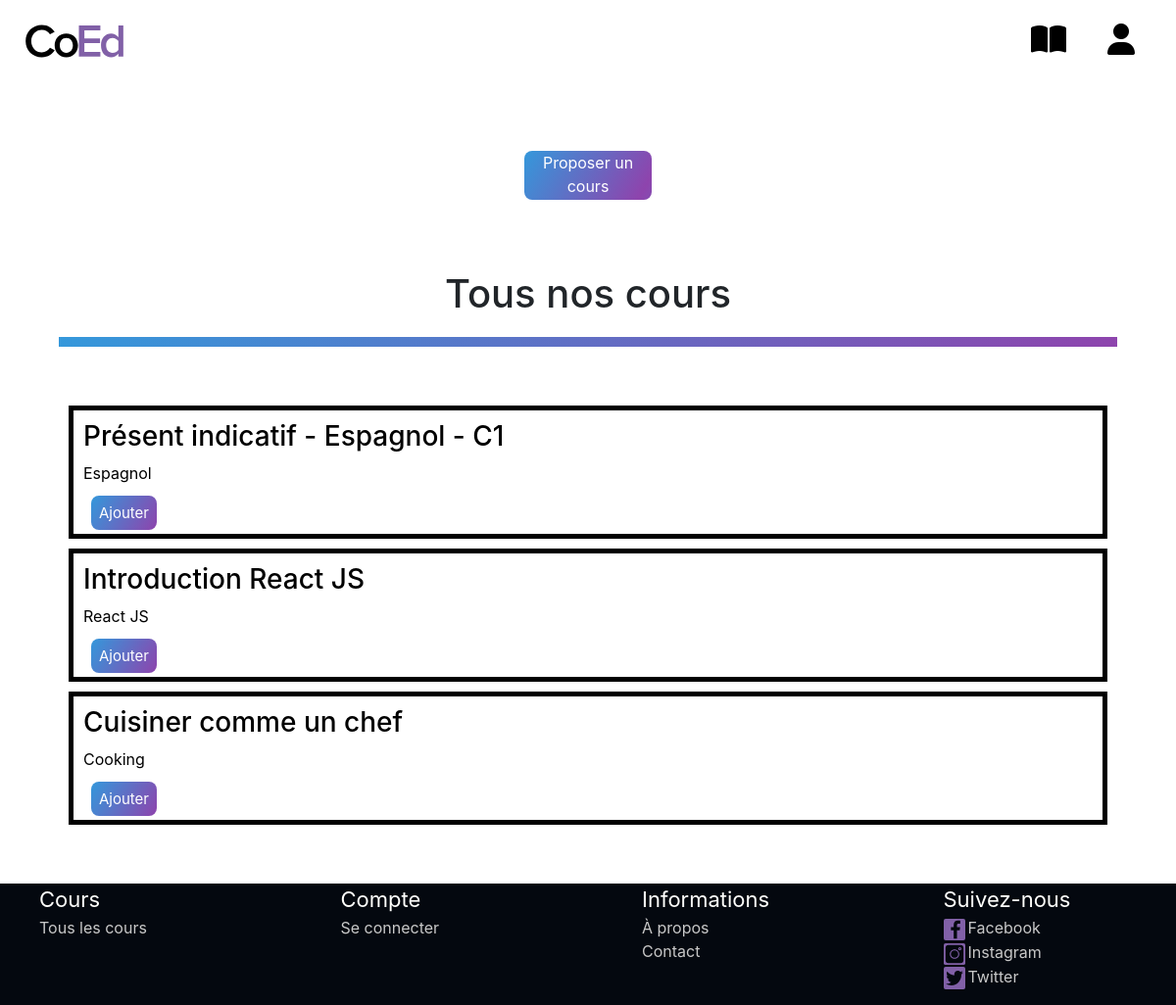
/index.php?page=cours, run on an earlier commit of the app's database.
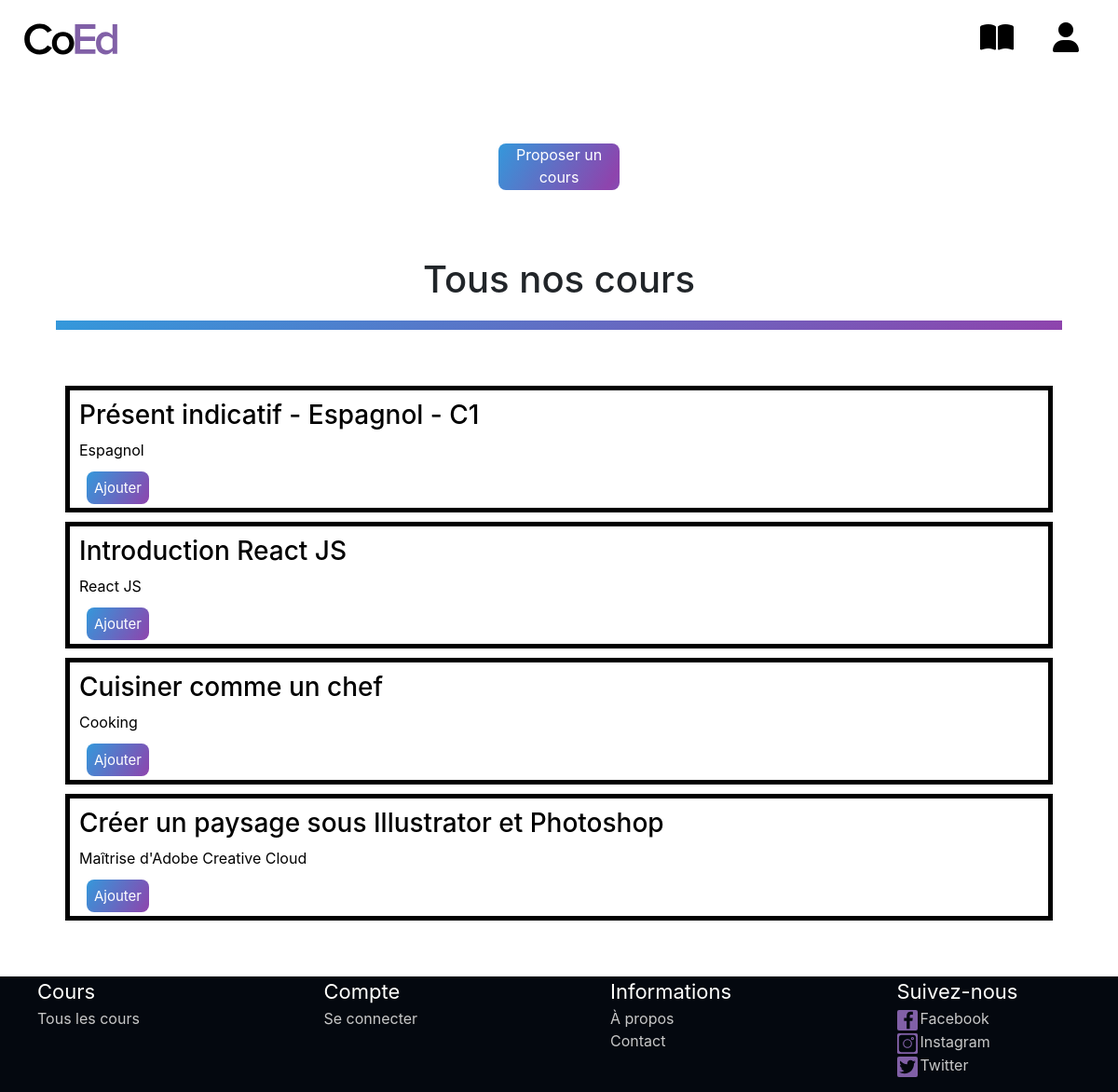
And on a later commit of the database.
### tables this page shows
CREATE TABLE `courses` (
  `courseid` int(255) NOT NULL,
  `subject` varchar(100) NOT NULL,
  `title` varchar(1000) NOT NULL,
  `content` varchar(2000) NOT NULL,
  `url` varchar(2000) NOT NULL,
  `valide` varchar(10) DEFAULT NULL
);

### controller/courseController.php (called while the page is built, shortened)
<?php
include_once './models/Bdd.php';
function getAllCourses(){
    $Bdd = new Bdd();
    $courses = $Bdd->getCourses();
    return $courses;
}

### models/Bdd.php (called while the page is built, shortened)
<?php
class Bdd
{
    private $connexion;
    public function __construct()
    {
        try {
            $this->connexion = new PDO('mysql:host=localhost;dbname=webpjt;charset=utf8', 'root', 'root');
        } catch (PDOException $Exception) {
            echo "Erreur de connexion à la base de donnée";
            exit;
        }
    }
    public function getCourses()
    {
        $sql = 'SELECT * FROM courses';
        $var = $this->connexion->prepare(($sql));
        $var->execute();
        $courses = $var->fetchAll(PDO::FETCH_ASSOC);
        return $courses;
    }
}

### views/cours.php (the view, shortened to what this page needs)
<!DOCTYPE html>
<html lang="en">
<head>
    <link rel="stylesheet" href="./styles/stylecours.css">
</head>
<body>
    <div class="tous">
        <br><br><br>
        <?php
        if (isset($_SESSION['type']) && ($_SESSION['type'] == "admin" || $_SESSION['type'] == "user")) {
            echo "<a href=\"index.php?page=proposercours\" class=\"logbtn\">Proposer un cours</a>";
        } else {
            echo "<a href=\"index.php?page=login\" class=\"logbtn\">Proposer un cours</a>";
        }
        ?>
        <br><br><br>
        <h1>Tous nos cours</h1>
        <div class="separation"></div>
        <?php
        include_once './controller/courseController.php';
        $courses = getAllCourses();
        if ($courses != null) {
            echo "<div class=\"allcourses\">";
            foreach ($courses as $course) {
                if ($course['valide'] == 'oui') {
                    echo "<a href=\"index.php?page=coursdisplay&id=" . $course['courseid'] . "\">
                <div class=\"course\">
                    <h3>" . $course['title'] . "</h3>
                    <p>" . $course['subject'] . "</p>
                    <a class=\"add\" href=\"index.php?page=addcourseaccount&id=" . $course['courseid'] . "\" title=\"Ajouter à mes cours\">Ajouter</a>
                </div>
            </a>";
                }
            }
            echo "</div>";
        } else {
            echo "désole vous n'avez pas de cours dans votre BDD";
        }
        ?>
    </div>
</body>
</html>

What changed in the data, as far as the page shows it:
added courses: title "Créer un paysage sous Illustrator et Photoshop", subject "Maîtrise d'Adobe Creative Cloud"
